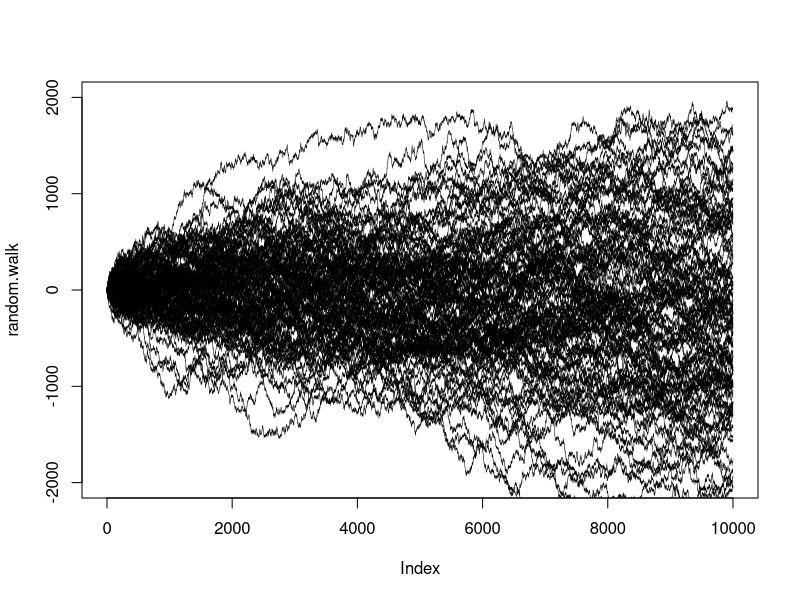

The R source for this figure:
white.noise <- rnorm(10000,mean=0,sd=10)
#plot(white.noise,type='l')

#acf(white.noise)

random.walk <- cumsum(white.noise)
plot(random.walk,type='l',ylim=c(-2000,2000),lwd=.5)


for(i in 1:100){
  
  white.noise <- rnorm(10000,mean=0,sd=10)
  #plot(white.noise,type='l')
  
  #acf(white.noise)
  
  random.walk <- cumsum(white.noise)
  print(lines(random.walk,type='l',lwd=.5))
  
}